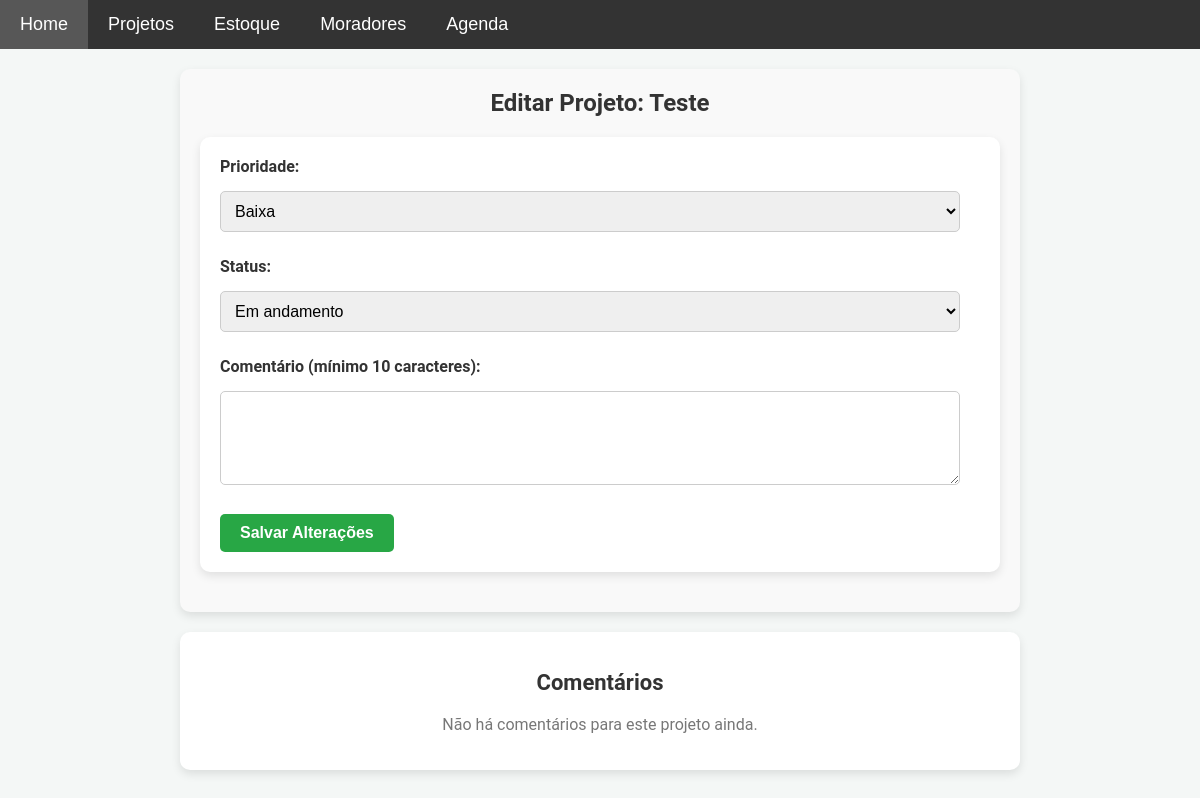
Page /editar/1 on the earlier database version.
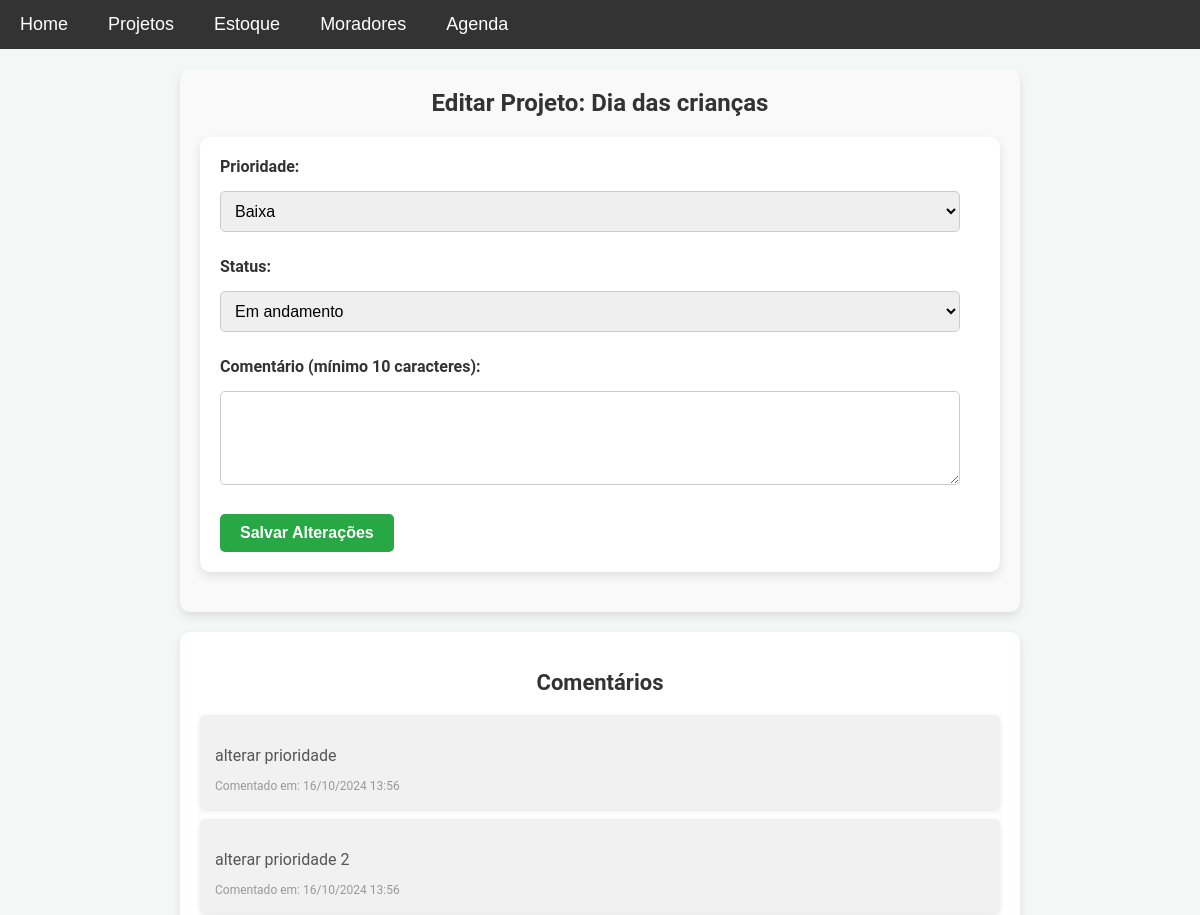
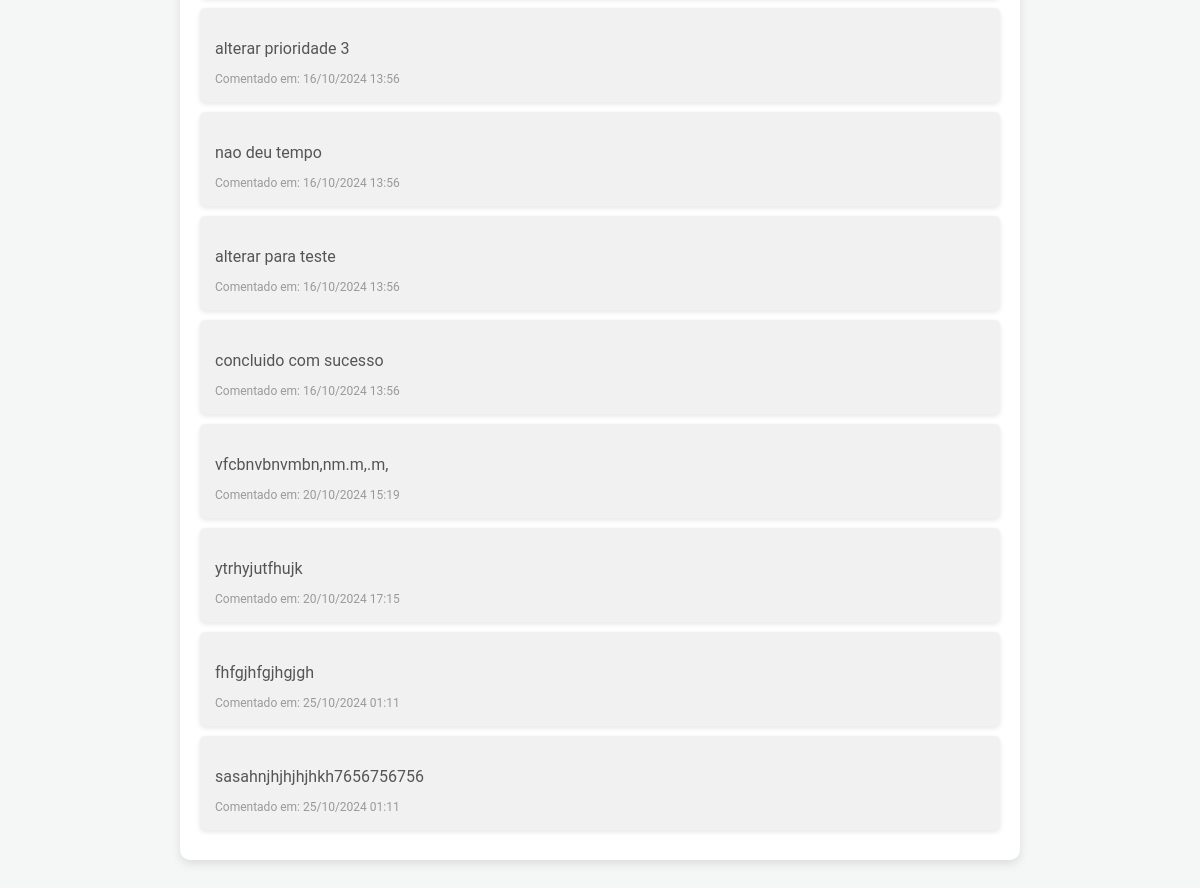
Same page on the later database version (2 pictures, top to bottom).
### models.py (models this page shows)
class Projeto(db.Model):
    id = db.Column(db.Integer, primary_key=True)
    nome = db.Column(db.String(100), nullable=False)
    descricao = db.Column(db.Text, nullable=False)
    prioridade = db.Column(db.String(50), nullable=False)
    previsao_termino = db.Column(db.Date, nullable=False)
    responsavel = db.Column(db.String(100), nullable=False)
    status = db.Column(db.String(50), nullable=False)
    orcamento = db.Column(db.Float, nullable=True)
    data_criacao = db.Column(db.DateTime, default=lambda: datetime.now(tz))  # Usa lambda para fuso horário correto

class Comentario(db.Model):
    id = db.Column(db.Integer, primary_key=True)
    projeto_id = db.Column(db.Integer, db.ForeignKey('projeto.id'), nullable=False)
    conteudo = db.Column(db.Text, nullable=False)
    data_comentario = db.Column(db.DateTime, default=lambda: datetime.now(tz))  # Usa lambda para fuso horário correto

### app.py (the view, shortened to what this page needs)
@app.route('/editar/<int:projeto_id>', methods=['GET', 'POST'])
def editar_projeto(projeto_id):
    projeto = Projeto.query.get_or_404(projeto_id)
    comentarios = Comentario.query.filter_by(projeto_id=projeto_id).all()
    return render_template('editar_projeto.html', projeto=projeto, comentarios=comentarios)

### templates/editar_projeto.html (shortened to what this page needs)
{% extends 'base.html' %}
{% block content %}
<div class="projeto-container">
    <h1>Editar Projeto: {{ projeto.nome }}</h1>
    <form method="POST" class="form-editar-projeto">
        <div class="form-group">
            <label for="prioridade">Prioridade:</label>
            <select name="prioridade" class="form-control" required>
                <option value="Baixa" {% if projeto.prioridade=='Baixa' %}selected{% endif %}>Baixa</option>
            </select>
        </div>
        <div class="form-group">
            <label for="status">Status:</label>
            <select name="status" class="form-control" required>
                <option value="Em andamento" {% if projeto.status=='Em andamento' %}selected{% endif %}>Em andamento
                </option>
            </select>
        </div>
        <div class="form-group">
            <label for="comentario">Comentário (mínimo 10 caracteres):</label>
            <textarea name="comentario" rows="4" class="form-control" required></textarea>
        </div>
        <button type="submit" class="btn btn-success">Salvar Alterações</button>
    </form>
</div>
<div class="comentarios-container">
    <h2>Comentários</h2>
    {% if comentarios %}
    <div class="comentarios-list">
        {% for comentario in comentarios %}
        <div class="comentario-item">
            <p class="comentario-conteudo">{{ comentario.conteudo }}</p>
            <small class="comentario-data">Comentado em: {{ comentario.data_comentario.strftime('%d/%m/%Y %H:%M')
                }}</small>
        </div>
        {% endfor %}
    </div>
    {% else %}
    <p class="sem-comentarios">Não há comentários para este projeto ainda.</p>
    {% endif %}
</div>
{% endblock %}

Differences in the rows shown:
changed Projeto "Baixa": nome "Teste" → "Dia das crianças"
added Comentario: conteudo "alterar prioridade", data_comentario "16/10/2024 13:56"
added Comentario: conteudo "alterar prioridade 2", data_comentario "16/10/2024 13:56"
added Comentario: conteudo "alterar prioridade 3", data_comentario "16/10/2024 13:56"
added Comentario: conteudo "nao deu tempo", data_comentario "16/10/2024 13:56"
added Comentario: conteudo "alterar para teste", data_comentario "16/10/2024 13:56"
added Comentario: conteudo "concluido com sucesso", data_comentario "16/10/2024 13:56"
added Comentario: conteudo "vfcbnvbnvmbn,nm.m,.m,", data_comentario "20/10/2024 15:19"
added Comentario: conteudo "ytrhyjutfhujk", data_comentario "20/10/2024 17:15"
added Comentario: conteudo "fhfgjhfgjhgjgh", data_comentario "25/10/2024 01:11"
added Comentario: conteudo "sasahnjhjhjhjhkh7656756756", data_comentario "25/10/2024 01:11"
Other differences:
text no longer shown: "Não há comentários para este projeto ainda."
